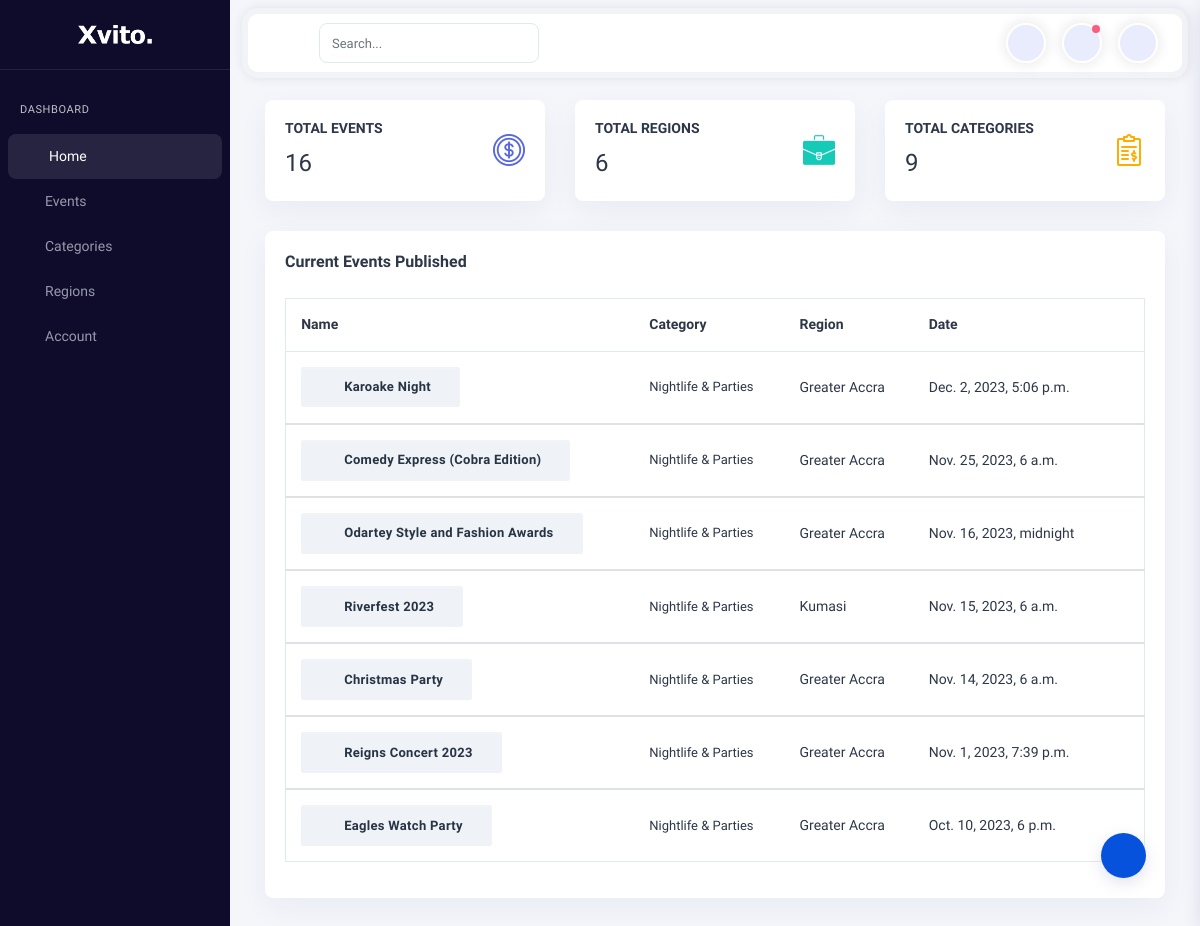
The page /events_backend/events/ (signed in) on the database its author committed.
### events_app/models.py (models this page shows, shortened)
class Event(models.Model):
    STATUS_CHOICES = (
        ('draft', 'Draft'),
        ('published', 'Published'),
        ('canceled', 'Canceled'),
        ('featured', 'featured'),
    )
    title = models.CharField(max_length=200)
    description = models.TextField()
    location = models.CharField(max_length=200)
    date = models.DateTimeField()
    registration_required = models.BooleanField(default=False)
    registration_link = models.URLField(blank=True, null=True)
    category = models.ForeignKey(EventCategory, on_delete=models.SET_NULL, null=True)
    Region = models.ForeignKey(EventRegion, on_delete=models.SET_NULL, null=True)
    image = models.ImageField(upload_to='event_images/', null=True, blank=True)
    status = models.CharField(max_length=10, choices=STATUS_CHOICES, default='draft')
    user = models.ForeignKey(User, on_delete=models.CASCADE, default=1)
    group = models.ForeignKey(Group, on_delete=models.SET_NULL, null=True, default=1)

class EventCategory(models.Model):
    name = models.CharField(max_length=100)
    def __str__(self):
        return self.name

class EventRegion(models.Model):
    name = models.CharField(max_length=100)
    def __str__(self):
        return self.name

### events_backend/views.py (the view)
# urls.py: path('events/', EventListView.as_view(), name='event-list'),
class EventListView(LoginRequiredMixin, ListView):
    model = Event
    template_name = 'events_backend/dashboard.html'
    context_object_name = 'events'
    paginate_by = 10
    def get_queryset(self):
        return Event.objects.filter(user=self.request.user).order_by('-date')

### events_backend/templates/events_backend/dashboard.html (shortened to what this page needs)
{% extends 'events_backend/backend_base.html' %}
{% load static %}
{% block content%}
<div class="main-panel">
    <div class="content-wrapper">
        <div class="container-fluid">
            <div class="row">
                <div class="col-12 col-sm-6 col-xl">
                    <div class="card box-margin">
                        <div class="card-body">
                            <div class="row align-items-center">
                                <div class="col">
                                    <h6 class="text-uppercase font-14">
                                        Total Events
                                    </h6>
                                    <span class="font-24 text-dark mb-0">
                                        16
                                    </span>
                                </div>
                                <div class="col-auto">
                                    <div class="icon">
                                        <img src="img/bg-img/icon-8.png" alt="">
                                    </div>
                                </div>
                            </div>
                        </div>
                    </div>
                </div>
                <div class="col-12 col-sm-6 col-xl">
                    <div class="card box-margin">
                        <div class="card-body">
                            <div class="row align-items-center">
                                <div class="col">
                                    <h6 class="font-14 text-uppercase">
                                        Total Regions
                                    </h6>
                                    <span class="font-24 text-dark mb-0">
                                        6
                                    </span>
                                </div>
                                <div class="col-auto">
                                    <div class="icon">
                                        <img src="img/bg-img/icon-9.png" alt="">
                                    </div>
                                </div>
                            </div>
                        </div>
                    </div>
                </div>
                <div class="col-12 col-sm-6 col-xl">
                    <div class="card box-margin">
                        <div class="card-body">
                            <div class="row align-items-center">
                                <div class="col">
                                    <h6 class="font-14 text-uppercase">
                                        Total Categories
                                    </h6>
                                    <div class="row align-items-center no-gutters">
                                        <div class="col-auto">
                                            <span class="font-24 text-dark mr-2">
                                                9
                                            </span>
                                        </div>
                                        <div class="col">
                                        </div>
                                    </div>
                                </div>
                                <div class="col-auto">
                                    <div class="icon">
                                        <img src="img/bg-img/icon-10.png" alt="">
                                    </div>
                                </div>
                            </div>
                        </div>
                    </div>
                </div>
            </div>
            <div class="row">
                <div class="col-12 box-margin">
                    <div class="card">
                        <div class="card-body">
                            <h6 class="card-title">Current Events Published</h6>
                            <div class="table-responsive">
                                <table class="table table-nowrap">
                                    <thead>
                                        <tr>
                                            <th>Name</th>
                                            <th>Category</th>
                                            <th>Region</th>
                                            <th>Date</th>
                                            <th></th>
                                        </tr>
                                    </thead>
                                    {% for event in events %}
                                    <tbody>
                                        <tr>
                                            <th scope="row">
                                                <button type="button" class="btn btn-sm btn-secondary btn-icon rounded-pill">
                                                    <a href="{% url 'event-detail' event.pk %}" style="text-decoration: none; color: inherit;">
                                                        <span class="btn-inner--icon"><i class="fa fa-book"></i></span>
                                                        <span class="btn-inner--text">{{ event.title }}</span>
                                                    </a>
                                                </button>
                                            </th>
                                            <td class="order">
                                                <span class="d-block font-13">{{ event.category }}</span>
                                            </td>
                                            <td>
                                                <span class="client">{{ event.Region }}</span>
                                            </td>
                                            <td>{{ event.date }}</td>
                                            {% endfor %}
                                        </tr>
                                    </tbody>
                                </table>
                            </div>
                        </div>
                    </div>
                </div>
            </div>
        </div>
    </div>
{% endblock %}

### rows shown on the page
Event: title "Karoake Night", category "Nightlife & Parties", Region "Greater Accra", date "Dec. 2, 2023, 5:06 p.m."
Event: title "Comedy Express (Cobra Edition)", category "Nightlife & Parties", Region "Greater Accra", date "Nov. 25, 2023, 6 a.m."
Event: title "Odartey Style and Fashion Awards", category "Nightlife & Parties", Region "Greater Accra", date "Nov. 16, 2023, midnight"
Event: title "Riverfest 2023", category "Nightlife & Parties", Region "Kumasi", date "Nov. 15, 2023, 6 a.m."
Event: title "Christmas Party", category "Nightlife & Parties", Region "Greater Accra", date "Nov. 14, 2023, 6 a.m."
Event: title "Reigns Concert 2023", category "Nightlife & Parties", Region "Greater Accra", date "Nov. 1, 2023, 7:39 p.m."
Event: title "Eagles Watch Party", category "Nightlife & Parties", Region "Greater Accra", date "Oct. 10, 2023, 6 p.m."
